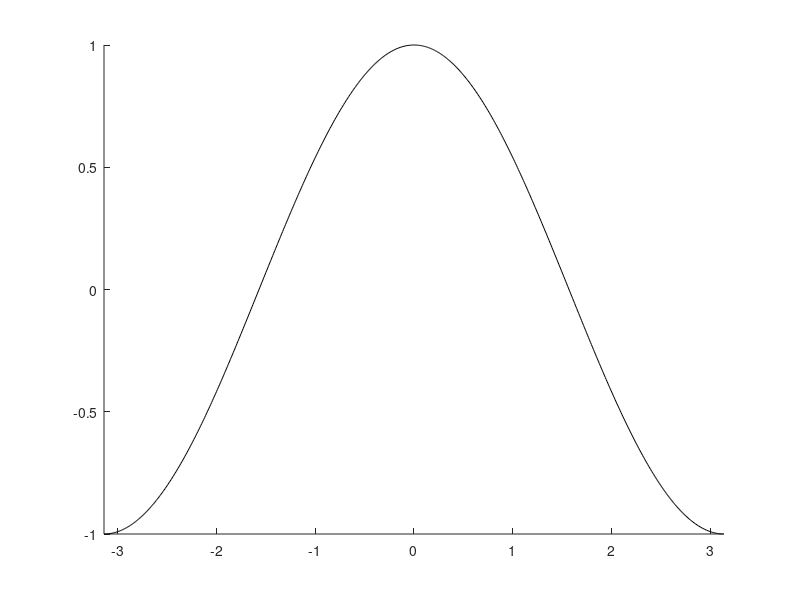

Source code (MATLAB): (Note: this script raises an error after producing the figure.)
function [] = plotcos()
%PLOTCOS plot a cosine reference plot
% Where cos(0) = 1, means slow oscillation (SO) upstate
% cos(pi or -pi) = -1, indicates SO downstate
% Last updated, SChen 010725
%******************************************************************************************************************************************

    xs = -pi:0.01:pi;
    ys = cos(xs);
    hold on;
    plot(xs,ys,'k');
    xlim([-pi pi])
    yline(0,'k--')
    set(gca,'YTick',[],'box','off','YColor','none')
    xticks(-pi:pi/2:pi);
    xticklabels({'-\pi','-\pi/2','0', '\pi/2','\pi'});
    xlabel('SO Phase (rad)','fontsize',10);

    % Add "SO Rising" label
    text(-pi/2-0.4, cos(-pi/2-0.4) + 0.5, 'SO Rising', ...
        'HorizontalAlignment', 'center', 'Rotation', 45, 'FontSize', 10);
    
    % Add "SO Falling" label
    text(pi/2+0.4, cos(pi/2+0.4) + 0.5, 'SO Falling', ...
        'HorizontalAlignment', 'center', 'Rotation', 315, 'FontSize', 10);
    ax1 = gca; 
    ax1.FontSize = 10;

end
